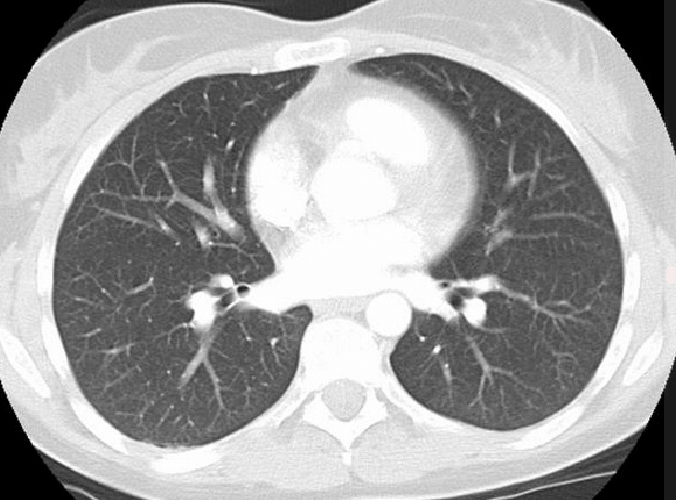
#> input picture lab6/CT_lungs.png, 676 x 500 px
$ python lab6.py
#> lines starting #> are read from the running program, lines starting #| are printed output that depends on the picture; after the words box and inside, x2 and y2 are one past the last pixel; in counts of white or black regions, pixels touching at a corner belong together
import numpy as np
from scipy import ndimage
from skimage import color, io
import time
import matplotlib.pyplot as plt
import skimage.measure as measure
import queue # Do implementacji lokalnej wersji rozrostu obszarów

def normalize(image):
    return (image - np.min(image))/(np.max(image) - np.min(image))

image  = normalize(color.rgb2gray(io.imread('CT_lungs.png')))
plt.figure()
plt.imshow(image, cmap='gray')
plt.axis('off')
plt.title("Image shape: " + str(image.shape))
plt.show()

def generate_circle(y_size, x_size, x_origin, y_origin, radius):
    image = np.zeros((y_size, x_size))
    x_grid, y_grid = np.meshgrid(np.arange(x_size), np.arange(y_size))
    indices = np.square((x_grid - x_origin)) + np.square((y_grid-y_origin)) < radius*radius
    image[indices] = 1
    return image

y_size = 1024
x_size = 1024
circle = generate_circle(y_size, x_size, 512, 512, 300)
circle = circle + (np.random.random((y_size, x_size))-0.5)*0.4
circle = normalize(circle)

def image_threshold(image, lower, upper):
    img_out=np.zeros(image.shape)
    object_point=np.bitwise_and(image>lower, image<upper)
    img_out[object_point]=1
    return img_out

def region_growing_local(image, seed, bottom_threshold, upper_threshold):
#> called with seed = (511, 511), bottom_threshold = 0.1, upper_threshold = 0.1
    pixel_queue = queue.Queue()
    visited = set()
    def get_neighbours(coordinate):
        x=coordinate[0]
        y=coordinate[1]
        neighbours=[(x+1,y),(x-1,y),(x,y+1),(x,y-1),(x+1,y-1),(x-1,y-1),(x+1,y+1),(x-1,y+1)]
        return neighbours
    segmentation_image = np.full(np.shape(image), False)
    pixel_queue.put(seed)
    visited.add(seed)
    while not pixel_queue.empty():
        current_pixel=pixel_queue.get()
        neighbours=get_neighbours(current_pixel)
        for i in neighbours:
            j=set()
            j.add(i)
            if(np.bitwise_and(image[i]>image[seed]-bottom_threshold, image[i]<image[seed]+upper_threshold) and not j.issubset(visited)):
                segmentation_image[i]=True
                pixel_queue.put(i)
                visited.add(i)
            print("queue size:", pixel_queue.qsize())
        pass
    return segmentation_image


get_center = lambda image: (int(image.shape[0] / 2) - 1, int(image.shape[1] / 2) - 1)
circle_region_local = region_growing_local(circle, get_center(circle),  0.1, 0.1)
image_region_local = region_growing_local(image, get_center(image), 0.1, 0.1)
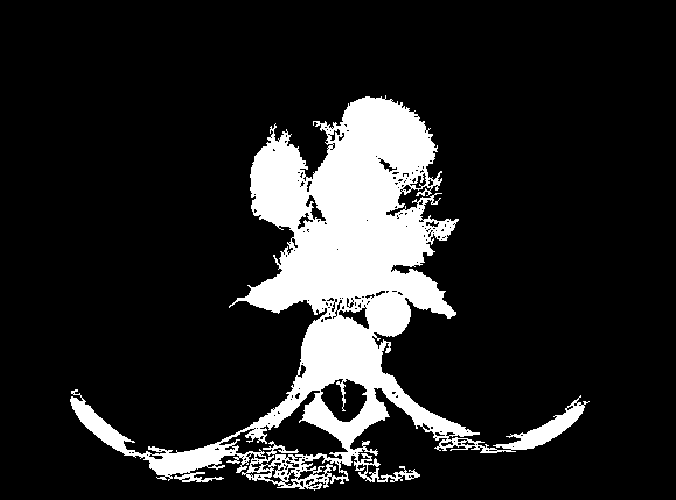
#> image_region_local: shape (500, 676) bool; 14.5% white; 1 white region, box (x1, y1, x2, y2) and area: (70, 95, 590, 491) 49000

plt.figure()
plt.subplot(2, 2, 1)
plt.imshow(circle, cmap='gray')
plt.axis('off')
plt.subplot(2, 2, 2)
plt.imshow(circle_region_local, cmap='gray')
plt.axis('off')
plt.subplot(2, 2, 3)
plt.imshow(image, cmap='gray')
plt.axis('off')
plt.subplot(2, 2, 4)
plt.imshow(image_region_local, cmap='gray')
plt.axis('off')
plt.show()
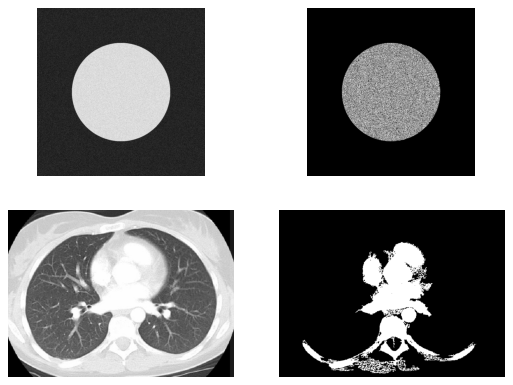
#> figure drawn by matplotlib, 4 panels
